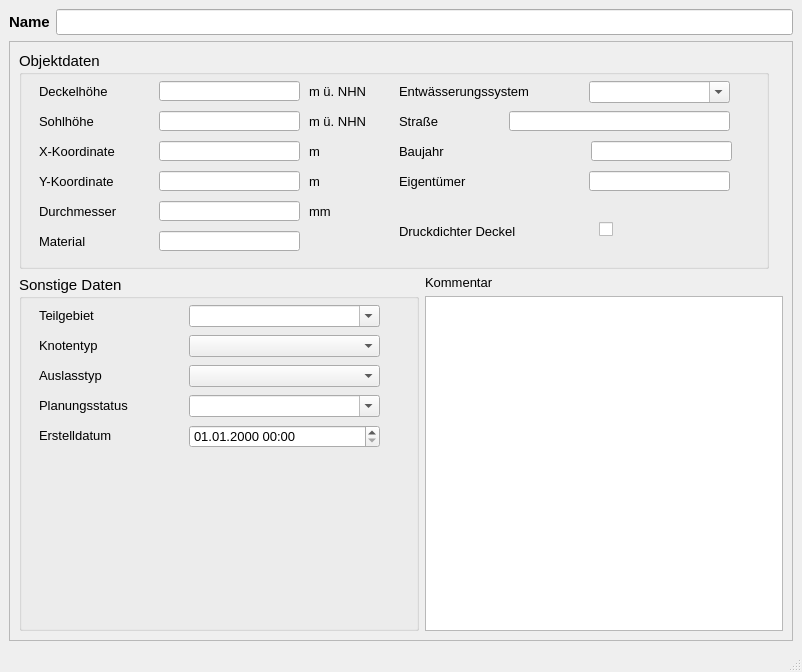
<?xml version="1.0" encoding="UTF-8"?>
<ui version="4.0">
 <class>MainWindow</class>
 <widget class="QMainWindow" name="MainWindow">
  <property name="geometry">
   <rect>
    <x>0</x>
    <y>0</y>
    <width>802</width>
    <height>672</height>
   </rect>
  </property>
  <property name="minimumSize">
   <size>
    <width>660</width>
    <height>480</height>
   </size>
  </property>
  <property name="font">
   <font>
    <family>Tahoma</family>
    <pointsize>10</pointsize>
   </font>
  </property>
  <property name="windowTitle">
   <string>MainWindow</string>
  </property>
  <widget class="QWidget" name="centralwidget">
   <layout class="QVBoxLayout" name="verticalLayout">
    <item>
     <layout class="QHBoxLayout" name="horizontalLayout">
      <item>
       <widget class="QLabel" name="label">
        <property name="font">
         <font>
          <family>Tahoma</family>
          <pointsize>11</pointsize>
          <weight>75</weight>
          <bold>true</bold>
         </font>
        </property>
        <property name="text">
         <string>Name</string>
        </property>
       </widget>
      </item>
      <item>
       <widget class="QLineEdit" name="schnam">
        <property name="font">
         <font>
          <family>Tahoma</family>
          <pointsize>11</pointsize>
         </font>
        </property>
        <property name="toolTip">
         <string>&lt;html&gt;&lt;head/&gt;&lt;body&gt;&lt;p&gt;Eindeutige Bezeichnung&lt;/p&gt;&lt;/body&gt;&lt;/html&gt;</string>
        </property>
        <property name="statusTip">
         <string>Eindeutige Bezeichnung</string>
        </property>
       </widget>
      </item>
     </layout>
    </item>
    <item>
     <widget class="QScrollArea" name="scrollArea">
      <property name="widgetResizable">
       <bool>true</bool>
      </property>
      <widget class="QWidget" name="scrollAreaWidgetContents">
       <property name="geometry">
        <rect>
         <x>0</x>
         <y>0</y>
         <width>778</width>
         <height>558</height>
        </rect>
       </property>
       <layout class="QGridLayout" name="gridLayout">
        <item row="2" column="1">
         <widget class="QTextEdit" name="kommentar">
          <property name="minimumSize">
           <size>
            <width>0</width>
            <height>0</height>
           </size>
          </property>
          <property name="font">
           <font>
            <family>Tahoma</family>
            <pointsize>10</pointsize>
           </font>
          </property>
          <property name="toolTip">
           <string>&lt;html&gt;&lt;head/&gt;&lt;body&gt;&lt;p&gt;Platz für zusätzliche Kommentare&lt;/p&gt;&lt;/body&gt;&lt;/html&gt;</string>
          </property>
          <property name="statusTip">
           <string>Platz für zusätzliche Kommentare</string>
          </property>
         </widget>
        </item>
        <item row="1" column="1">
         <widget class="QLabel" name="label_14">
          <property name="font">
           <font>
            <family>Tahoma</family>
            <pointsize>10</pointsize>
           </font>
          </property>
          <property name="text">
           <string>Kommentar</string>
          </property>
         </widget>
        </item>
        <item row="1" column="0" rowspan="2">
         <widget class="QGroupBox" name="groupBox_3">
          <property name="minimumSize">
           <size>
            <width>400</width>
            <height>300</height>
           </size>
          </property>
          <property name="font">
           <font>
            <family>Tahoma</family>
            <pointsize>11</pointsize>
           </font>
          </property>
          <property name="title">
           <string>Sonstige Daten</string>
          </property>
          <widget class="QLabel" name="label_15">
           <property name="geometry">
            <rect>
             <x>20</x>
             <y>30</y>
             <width>91</width>
             <height>20</height>
            </rect>
           </property>
           <property name="font">
            <font>
             <family>Tahoma</family>
             <pointsize>10</pointsize>
            </font>
           </property>
           <property name="text">
            <string>Teilgebiet</string>
           </property>
           <property name="buddy">
            <cstring>simstatus</cstring>
           </property>
          </widget>
          <widget class="QLabel" name="label_16">
           <property name="geometry">
            <rect>
             <x>20</x>
             <y>120</y>
             <width>131</width>
             <height>21</height>
            </rect>
           </property>
           <property name="font">
            <font>
             <family>Tahoma</family>
             <pointsize>10</pointsize>
            </font>
           </property>
           <property name="text">
            <string>Planungsstatus</string>
           </property>
           <property name="buddy">
            <cstring>simstatus</cstring>
           </property>
          </widget>
          <widget class="QLabel" name="label_72">
           <property name="geometry">
            <rect>
             <x>20</x>
             <y>150</y>
             <width>151</width>
             <height>21</height>
            </rect>
           </property>
           <property name="font">
            <font>
             <family>Tahoma</family>
             <pointsize>10</pointsize>
            </font>
           </property>
           <property name="text">
            <string>Erstelldatum</string>
           </property>
          </widget>
          <widget class="QComboBox" name="teilgebiet">
           <property name="geometry">
            <rect>
             <x>170</x>
             <y>30</y>
             <width>191</width>
             <height>22</height>
            </rect>
           </property>
           <property name="font">
            <font>
             <family>Tahoma</family>
             <pointsize>10</pointsize>
            </font>
           </property>
           <property name="toolTip">
            <string>&lt;html&gt;&lt;head/&gt;&lt;body&gt;&lt;p&gt;Zuordnung zu definiertem Teilgebiet&lt;/p&gt;&lt;/body&gt;&lt;/html&gt;</string>
           </property>
           <property name="statusTip">
            <string>Zuordnung zu definiertem Teilgebiet</string>
           </property>
           <property name="editable">
            <bool>true</bool>
           </property>
          </widget>
          <widget class="QComboBox" name="simstatus">
           <property name="geometry">
            <rect>
             <x>170</x>
             <y>120</y>
             <width>191</width>
             <height>22</height>
            </rect>
           </property>
           <property name="font">
            <font>
             <family>Tahoma</family>
             <pointsize>10</pointsize>
            </font>
           </property>
           <property name="toolTip">
            <string>&lt;html&gt;&lt;head/&gt;&lt;body&gt;&lt;p&gt;aktueller Status (z.B. vorhanden, in Planung, etc.)&lt;/p&gt;&lt;/body&gt;&lt;/html&gt;</string>
           </property>
           <property name="statusTip">
            <string>aktueller Status (z.B. vorhanden, in Planung, etc.)</string>
           </property>
           <property name="editable">
            <bool>true</bool>
           </property>
          </widget>
          <widget class="QgsDateTimeEdit" name="createdat">
           <property name="geometry">
            <rect>
             <x>170</x>
             <y>150</y>
             <width>191</width>
             <height>23</height>
            </rect>
           </property>
           <property name="font">
            <font>
             <family>Tahoma</family>
             <pointsize>10</pointsize>
            </font>
           </property>
           <property name="currentSection">
            <enum>QDateTimeEdit::DaySection</enum>
           </property>
           <property name="displayFormat">
            <string>dd.MM.yyyy HH:mm</string>
           </property>
          </widget>
          <widget class="QLabel" name="label_22">
           <property name="geometry">
            <rect>
             <x>20</x>
             <y>60</y>
             <width>91</width>
             <height>20</height>
            </rect>
           </property>
           <property name="font">
            <font>
             <family>Tahoma</family>
             <pointsize>10</pointsize>
            </font>
           </property>
           <property name="text">
            <string>Knotentyp</string>
           </property>
           <property name="buddy">
            <cstring>simstatus</cstring>
           </property>
          </widget>
          <widget class="QLabel" name="label_23">
           <property name="geometry">
            <rect>
             <x>20</x>
             <y>90</y>
             <width>101</width>
             <height>20</height>
            </rect>
           </property>
           <property name="font">
            <font>
             <family>Tahoma</family>
             <pointsize>10</pointsize>
            </font>
           </property>
           <property name="text">
            <string>Auslasstyp</string>
           </property>
           <property name="buddy">
            <cstring>simstatus</cstring>
           </property>
          </widget>
          <widget class="QComboBox" name="knotentyp">
           <property name="geometry">
            <rect>
             <x>170</x>
             <y>60</y>
             <width>191</width>
             <height>22</height>
            </rect>
           </property>
           <property name="toolTip">
            <string>&lt;html&gt;&lt;head/&gt;&lt;body&gt;&lt;p&gt;Besondere Lage im Kanalnetz (z.B. Anfangsschacht)&lt;/p&gt;&lt;/body&gt;&lt;/html&gt;</string>
           </property>
           <property name="statusTip">
            <string>Besondere Lage im Kanalnetz (z.B. Anfangsschacht)</string>
           </property>
          </widget>
          <widget class="QComboBox" name="auslasstyp">
           <property name="geometry">
            <rect>
             <x>170</x>
             <y>90</y>
             <width>191</width>
             <height>22</height>
            </rect>
           </property>
           <property name="toolTip">
            <string>&lt;html&gt;&lt;head/&gt;&lt;body&gt;&lt;p&gt;Auslasstyp (z.B. frei, normal, konstant, etc.)&lt;/p&gt;&lt;/body&gt;&lt;/html&gt;</string>
           </property>
           <property name="statusTip">
            <string>Auslasstyp (z.B. frei, normal, konstant, etc.)</string>
           </property>
          </widget>
         </widget>
        </item>
        <item row="0" column="0" colspan="2">
         <widget class="QGroupBox" name="groupBox_2">
          <property name="minimumSize">
           <size>
            <width>740</width>
            <height>218</height>
           </size>
          </property>
          <property name="maximumSize">
           <size>
            <width>750</width>
            <height>16777215</height>
           </size>
          </property>
          <property name="font">
           <font>
            <family>Tahoma</family>
            <pointsize>11</pointsize>
           </font>
          </property>
          <property name="title">
           <string>Objektdaten</string>
          </property>
          <widget class="QLabel" name="label_51">
           <property name="geometry">
            <rect>
             <x>380</x>
             <y>30</y>
             <width>181</width>
             <height>20</height>
            </rect>
           </property>
           <property name="font">
            <font>
             <family>Tahoma</family>
             <pointsize>10</pointsize>
            </font>
           </property>
           <property name="text">
            <string>Entwässerungssystem</string>
           </property>
          </widget>
          <widget class="QLabel" name="label_3">
           <property name="geometry">
            <rect>
             <x>20</x>
             <y>60</y>
             <width>90</width>
             <height>21</height>
            </rect>
           </property>
           <property name="font">
            <font>
             <family>Tahoma</family>
             <pointsize>10</pointsize>
            </font>
           </property>
           <property name="text">
            <string>Sohlhöhe</string>
           </property>
          </widget>
          <widget class="QLineEdit" name="sohlhoehe">
           <property name="geometry">
            <rect>
             <x>140</x>
             <y>60</y>
             <width>141</width>
             <height>20</height>
            </rect>
           </property>
           <property name="font">
            <font>
             <family>Tahoma</family>
             <pointsize>10</pointsize>
            </font>
           </property>
           <property name="toolTip">
            <string>&lt;html&gt;&lt;head/&gt;&lt;body&gt;&lt;p&gt;&lt;span style=&quot; font-family:'Calibri','sans-serif';&quot;&gt;Höhe der Sohle&lt;/span&gt;&lt;/p&gt;&lt;/body&gt;&lt;/html&gt;</string>
           </property>
           <property name="statusTip">
            <string>Höhe der Sohle</string>
           </property>
          </widget>
          <widget class="QLabel" name="label_5">
           <property name="geometry">
            <rect>
             <x>20</x>
             <y>30</y>
             <width>90</width>
             <height>21</height>
            </rect>
           </property>
           <property name="font">
            <font>
             <family>Tahoma</family>
             <pointsize>10</pointsize>
            </font>
           </property>
           <property name="text">
            <string>Deckelhöhe</string>
           </property>
          </widget>
          <widget class="QLineEdit" name="deckelhoehe">
           <property name="geometry">
            <rect>
             <x>140</x>
             <y>30</y>
             <width>141</width>
             <height>20</height>
            </rect>
           </property>
           <property name="font">
            <font>
             <family>Tahoma</family>
             <pointsize>10</pointsize>
            </font>
           </property>
           <property name="toolTip">
            <string>&lt;html&gt;&lt;head/&gt;&lt;body&gt;&lt;p&gt;&lt;span style=&quot; font-family:'Calibri','sans-serif';&quot;&gt;i.d.R. Geländehöhe&lt;/span&gt;&lt;/p&gt;&lt;/body&gt;&lt;/html&gt;</string>
           </property>
           <property name="statusTip">
            <string>i.d.R. Geländehöhe</string>
           </property>
          </widget>
          <widget class="QComboBox" name="entwart">
           <property name="geometry">
            <rect>
             <x>570</x>
             <y>30</y>
             <width>141</width>
             <height>22</height>
            </rect>
           </property>
           <property name="font">
            <font>
             <family>Tahoma</family>
             <pointsize>10</pointsize>
            </font>
           </property>
           <property name="toolTip">
            <string>&lt;html&gt;&lt;head/&gt;&lt;body&gt;&lt;p&gt;vorh. Entwässerungssystem (z.B. Mischwasser, Regenwasser etc.)&lt;/p&gt;&lt;/body&gt;&lt;/html&gt;</string>
           </property>
           <property name="statusTip">
            <string>vorh. Entwässerungssystem (z.B. Mischwasser, Regenwasser etc.)</string>
           </property>
           <property name="editable">
            <bool>true</bool>
           </property>
          </widget>
          <widget class="QLabel" name="label_8">
           <property name="geometry">
            <rect>
             <x>290</x>
             <y>30</y>
             <width>61</width>
             <height>21</height>
            </rect>
           </property>
           <property name="font">
            <font>
             <family>Tahoma</family>
             <pointsize>10</pointsize>
            </font>
           </property>
           <property name="text">
            <string>m ü. NHN</string>
           </property>
          </widget>
          <widget class="QLabel" name="label_10">
           <property name="geometry">
            <rect>
             <x>290</x>
             <y>60</y>
             <width>61</width>
             <height>21</height>
            </rect>
           </property>
           <property name="font">
            <font>
             <family>Tahoma</family>
             <pointsize>10</pointsize>
            </font>
           </property>
           <property name="text">
            <string>m ü. NHN</string>
           </property>
          </widget>
          <widget class="QLineEdit" name="y">
           <property name="geometry">
            <rect>
             <x>140</x>
             <y>120</y>
             <width>141</width>
             <height>20</height>
            </rect>
           </property>
           <property name="font">
            <font>
             <family>Tahoma</family>
             <pointsize>10</pointsize>
            </font>
           </property>
           <property name="toolTip">
            <string>&lt;html&gt;&lt;head/&gt;&lt;body&gt;&lt;p&gt;Lage-Koordinate (im Projektionssystem des Layers)&lt;/p&gt;&lt;/body&gt;&lt;/html&gt;</string>
           </property>
           <property name="statusTip">
            <string>Lage-Koordinate (im Projektionssystem des Layers)</string>
           </property>
           <property name="readOnly">
            <bool>true</bool>
           </property>
          </widget>
          <widget class="QLabel" name="label_11">
           <property name="geometry">
            <rect>
             <x>290</x>
             <y>90</y>
             <width>46</width>
             <height>21</height>
            </rect>
           </property>
           <property name="font">
            <font>
             <family>Tahoma</family>
             <pointsize>10</pointsize>
            </font>
           </property>
           <property name="text">
            <string>m</string>
           </property>
          </widget>
          <widget class="QLabel" name="label_9">
           <property name="geometry">
            <rect>
             <x>20</x>
             <y>120</y>
             <width>111</width>
             <height>21</height>
            </rect>
           </property>
           <property name="font">
            <font>
             <family>Tahoma</family>
             <pointsize>10</pointsize>
            </font>
           </property>
           <property name="text">
            <string>Y-Koordinate</string>
           </property>
          </widget>
          <widget class="QLineEdit" name="x">
           <property name="geometry">
            <rect>
             <x>140</x>
             <y>90</y>
             <width>141</width>
             <height>20</height>
            </rect>
           </property>
           <property name="font">
            <font>
             <family>Tahoma</family>
             <pointsize>10</pointsize>
            </font>
           </property>
           <property name="toolTip">
            <string>&lt;html&gt;&lt;head/&gt;&lt;body&gt;&lt;p&gt;Lage-Koordinate (im Projektionssystem des Layers)&lt;/p&gt;&lt;/body&gt;&lt;/html&gt;</string>
           </property>
           <property name="statusTip">
            <string>Lage-Koordinate (im Projektionssystem des Layers)</string>
           </property>
           <property name="readOnly">
            <bool>true</bool>
           </property>
          </widget>
          <widget class="QLabel" name="label_6">
           <property name="geometry">
            <rect>
             <x>20</x>
             <y>90</y>
             <width>111</width>
             <height>21</height>
            </rect>
           </property>
           <property name="font">
            <font>
             <family>Tahoma</family>
             <pointsize>10</pointsize>
            </font>
           </property>
           <property name="text">
            <string>X-Koordinate</string>
           </property>
          </widget>
          <widget class="QLabel" name="label_12">
           <property name="geometry">
            <rect>
             <x>290</x>
             <y>120</y>
             <width>46</width>
             <height>21</height>
            </rect>
           </property>
           <property name="font">
            <font>
             <family>Tahoma</family>
             <pointsize>10</pointsize>
            </font>
           </property>
           <property name="text">
            <string>m</string>
           </property>
          </widget>
          <widget class="QLabel" name="label_2">
           <property name="geometry">
            <rect>
             <x>380</x>
             <y>60</y>
             <width>65</width>
             <height>21</height>
            </rect>
           </property>
           <property name="font">
            <font>
             <family>Tahoma</family>
             <pointsize>10</pointsize>
            </font>
           </property>
           <property name="text">
            <string>Straße</string>
           </property>
          </widget>
          <widget class="QLineEdit" name="strasse">
           <property name="geometry">
            <rect>
             <x>490</x>
             <y>60</y>
             <width>221</width>
             <height>20</height>
            </rect>
           </property>
           <property name="font">
            <font>
             <family>Tahoma</family>
             <pointsize>10</pointsize>
            </font>
           </property>
           <property name="toolTip">
            <string/>
           </property>
           <property name="statusTip">
            <string/>
           </property>
          </widget>
          <widget class="QLabel" name="label_13">
           <property name="geometry">
            <rect>
             <x>20</x>
             <y>150</y>
             <width>121</width>
             <height>21</height>
            </rect>
           </property>
           <property name="font">
            <font>
             <family>Tahoma</family>
             <pointsize>10</pointsize>
            </font>
           </property>
           <property name="text">
            <string>Durchmesser</string>
           </property>
          </widget>
          <widget class="QLabel" name="label_17">
           <property name="geometry">
            <rect>
             <x>20</x>
             <y>180</y>
             <width>90</width>
             <height>21</height>
            </rect>
           </property>
           <property name="font">
            <font>
             <family>Tahoma</family>
             <pointsize>10</pointsize>
            </font>
           </property>
           <property name="text">
            <string>Material</string>
           </property>
          </widget>
          <widget class="QLabel" name="label_18">
           <property name="geometry">
            <rect>
             <x>380</x>
             <y>90</y>
             <width>90</width>
             <height>21</height>
            </rect>
           </property>
           <property name="font">
            <font>
             <family>Tahoma</family>
             <pointsize>10</pointsize>
            </font>
           </property>
           <property name="text">
            <string>Baujahr</string>
           </property>
          </widget>
          <widget class="QLabel" name="label_19">
           <property name="geometry">
            <rect>
             <x>380</x>
             <y>120</y>
             <width>90</width>
             <height>21</height>
            </rect>
           </property>
           <property name="font">
            <font>
             <family>Tahoma</family>
             <pointsize>10</pointsize>
            </font>
           </property>
           <property name="text">
            <string>Eigentümer</string>
           </property>
          </widget>
          <widget class="QLabel" name="label_20">
           <property name="geometry">
            <rect>
             <x>380</x>
             <y>170</y>
             <width>171</width>
             <height>21</height>
            </rect>
           </property>
           <property name="font">
            <font>
             <family>Tahoma</family>
             <pointsize>10</pointsize>
            </font>
           </property>
           <property name="text">
            <string>Druckdichter Deckel</string>
           </property>
          </widget>
          <widget class="QLabel" name="label_21">
           <property name="geometry">
            <rect>
             <x>290</x>
             <y>150</y>
             <width>46</width>
             <height>21</height>
            </rect>
           </property>
           <property name="font">
            <font>
             <family>Tahoma</family>
             <pointsize>10</pointsize>
            </font>
           </property>
           <property name="text">
            <string>mm</string>
           </property>
          </widget>
          <widget class="QLineEdit" name="durchm">
           <property name="geometry">
            <rect>
             <x>140</x>
             <y>150</y>
             <width>141</width>
             <height>20</height>
            </rect>
           </property>
           <property name="toolTip">
            <string/>
           </property>
           <property name="statusTip">
            <string/>
           </property>
          </widget>
          <widget class="QLineEdit" name="material">
           <property name="geometry">
            <rect>
             <x>140</x>
             <y>180</y>
             <width>141</width>
             <height>20</height>
            </rect>
           </property>
           <property name="toolTip">
            <string>&lt;html&gt;&lt;head/&gt;&lt;body&gt;&lt;p&gt;Material des Schachtes (z.B. Beton, Gussstahl etc.)&lt;/p&gt;&lt;/body&gt;&lt;/html&gt;</string>
           </property>
           <property name="statusTip">
            <string>Material des Schachtes (z.B. Beton, Gussstahl etc.)</string>
           </property>
          </widget>
          <widget class="QLineEdit" name="baujahr">
           <property name="geometry">
            <rect>
             <x>572</x>
             <y>90</y>
             <width>141</width>
             <height>20</height>
            </rect>
           </property>
           <property name="toolTip">
            <string/>
           </property>
           <property name="statusTip">
            <string/>
           </property>
          </widget>
          <widget class="QLineEdit" name="eigentum">
           <property name="geometry">
            <rect>
             <x>570</x>
             <y>120</y>
             <width>141</width>
             <height>20</height>
            </rect>
           </property>
           <property name="toolTip">
            <string/>
           </property>
           <property name="statusTip">
            <string/>
           </property>
          </widget>
          <widget class="QCheckBox" name="druckdicht">
           <property name="geometry">
            <rect>
             <x>580</x>
             <y>170</y>
             <width>70</width>
             <height>17</height>
            </rect>
           </property>
           <property name="toolTip">
            <string/>
           </property>
           <property name="statusTip">
            <string/>
           </property>
           <property name="text">
            <string/>
           </property>
          </widget>
         </widget>
        </item>
       </layout>
      </widget>
     </widget>
    </item>
   </layout>
  </widget>
  <widget class="QMenuBar" name="menubar">
   <property name="geometry">
    <rect>
     <x>0</x>
     <y>0</y>
     <width>802</width>
     <height>27</height>
    </rect>
   </property>
  </widget>
  <widget class="QStatusBar" name="statusbar"/>
 </widget>
 <customwidgets>
  <customwidget>
   <class>QgsDateTimeEdit</class>
   <extends>QDateTimeEdit</extends>
   <header>qgsdatetimeedit.h</header>
  </customwidget>
 </customwidgets>
 <tabstops>
  <tabstop>schnam</tabstop>
  <tabstop>sohlhoehe</tabstop>
  <tabstop>deckelhoehe</tabstop>
  <tabstop>x</tabstop>
  <tabstop>y</tabstop>
  <tabstop>simstatus</tabstop>
  <tabstop>entwart</tabstop>
  <tabstop>teilgebiet</tabstop>
  <tabstop>strasse</tabstop>
  <tabstop>createdat</tabstop>
  <tabstop>kommentar</tabstop>
 </tabstops>
 <resources/>
 <connections/>
</ui>
